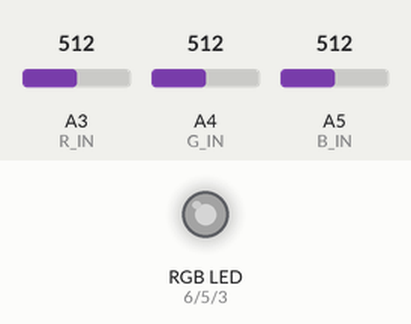
Recording of a sketch running on a simulated Arduino Uno, built with avr-gcc and run on an emulated ATmega328P. On the bench: an RGB LED mixed from three pins (HIGH = lit). The test bench sets the inputs (shaded band); at power-on: A3 (R_IN) = 512, A4 (G_IN) = 512, A5 (B_IN) = 512. Dim RGB values are drawn brighter than linear.

Above: at 1.2 s.
1.3 s: A3 (R_IN) set to 716
At 2.3 s:
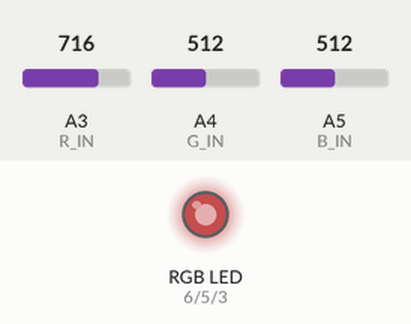
2.8 s: A4 (G_IN) set to 716
At 3.4 s:
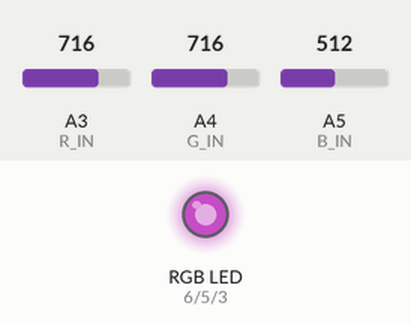
4.3 s: A5 (B_IN) set to 716
At 4.6 s:
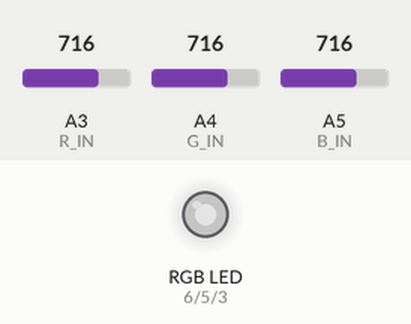
5.8 s: A3 (R_IN) set to 900
At 6.9 s:
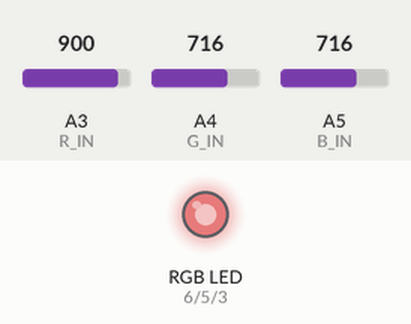
7.3 s: A4 (G_IN) set to 900
At 8.0 s:
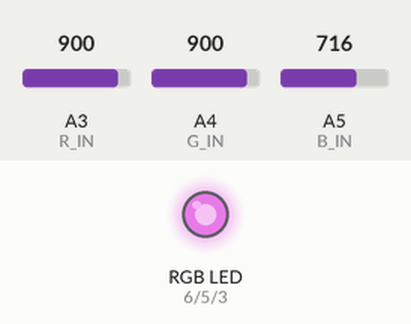
8.8 s: A5 (B_IN) set to 900
At 9.2 s:
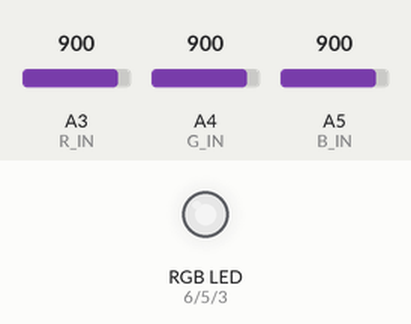
Timing chart, 0 to 11.3 s (numbered marks = the images above; inputs shaded):
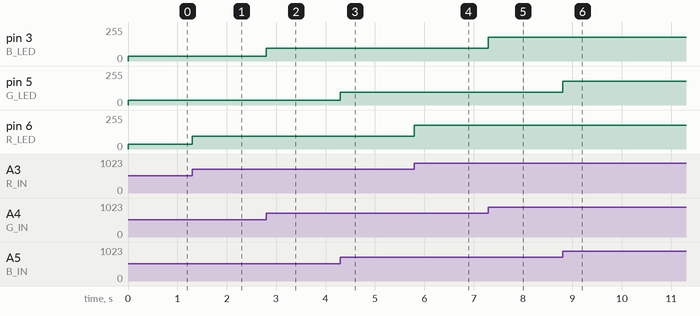

Measured:
- after the input at 1.3 s, pin 6 (R_LED): 37/255 → 95/255 at once
- after the input at 2.8 s, pin 3 (B_LED): 37/255 → 95/255 at once
- after the input at 4.3 s, pin 5 (G_LED): 37/255 → 95/255 at once
- after the input at 5.8 s, pin 6 (R_LED): 95/255 → 180/255 at once
- after the input at 7.3 s, pin 3 (B_LED): 95/255 → 180/255 at once
- after the input at 8.8 s, pin 5 (G_LED): 95/255 → 180/255 at once

The sketch:

rgb_controller.ino
```cpp
#define R_IN A3
#define G_IN A4
#define B_IN A5

#define R_LED 6
#define G_LED 5
#define B_LED 3

extern const uint8_t gamma8[];

void setup(){
  Serial.begin(9600);
}
void loop(){
  int r,g,b;
  //read pot voltages
  r = analogRead(R_IN)/4;
  g = analogRead(B_IN)/4;
  b = analogRead(G_IN)/4;
  // set LED color
  analogWrite(R_LED,gamma8[r]);
  analogWrite(G_LED,gamma8[g]);
  analogWrite(B_LED,gamma8[b]);
  // if somebody wants the data
  if(Serial.available()>0){
    //send the r,g,b values
    Serial.read();
    Serial.print(r);
    Serial.print(',');
    Serial.print(g);
    Serial.print(',');
    Serial.println(b);
    //finish the transimission with /n
  }
}
const uint8_t gamma8[] = {
    0,  0,  0,  0,  0,  0,  0,  0,  0,  0,  0,  0,  0,  0,  0,  0,
    0,  0,  0,  0,  0,  0,  0,  0,  0,  0,  0,  0,  1,  1,  1,  1,
    1,  1,  1,  1,  1,  1,  1,  1,  1,  2,  2,  2,  2,  2,  2,  2,
    2,  3,  3,  3,  3,  3,  3,  3,  4,  4,  4,  4,  4,  5,  5,  5,
    5,  6,  6,  6,  6,  7,  7,  7,  7,  8,  8,  8,  9,  9,  9, 10,
   10, 10, 11, 11, 11, 12, 12, 13, 13, 13, 14, 14, 15, 15, 16, 16,
   17, 17, 18, 18, 19, 19, 20, 20, 21, 21, 22, 22, 23, 24, 24, 25,
   25, 26, 27, 27, 28, 29, 29, 30, 31, 32, 32, 33, 34, 35, 35, 36,
   37, 38, 39, 39, 40, 41, 42, 43, 44, 45, 46, 47, 48, 49, 50, 50,
   51, 52, 54, 55, 56, 57, 58, 59, 60, 61, 62, 63, 64, 66, 67, 68,
   69, 70, 72, 73, 74, 75, 77, 78, 79, 81, 82, 83, 85, 86, 87, 89,
   90, 92, 93, 95, 96, 98, 99,101,102,104,105,107,109,110,112,114,
  115,117,119,120,122,124,126,127,129,131,133,135,137,138,140,142,
  144,146,148,150,152,154,156,158,160,162,164,167,169,171,173,175,
  177,180,182,184,186,189,191,193,196,198,200,203,205,208,210,213,
  215,218,220,223,225,228,231,233,236,239,241,244,247,249,252,255 };
```
